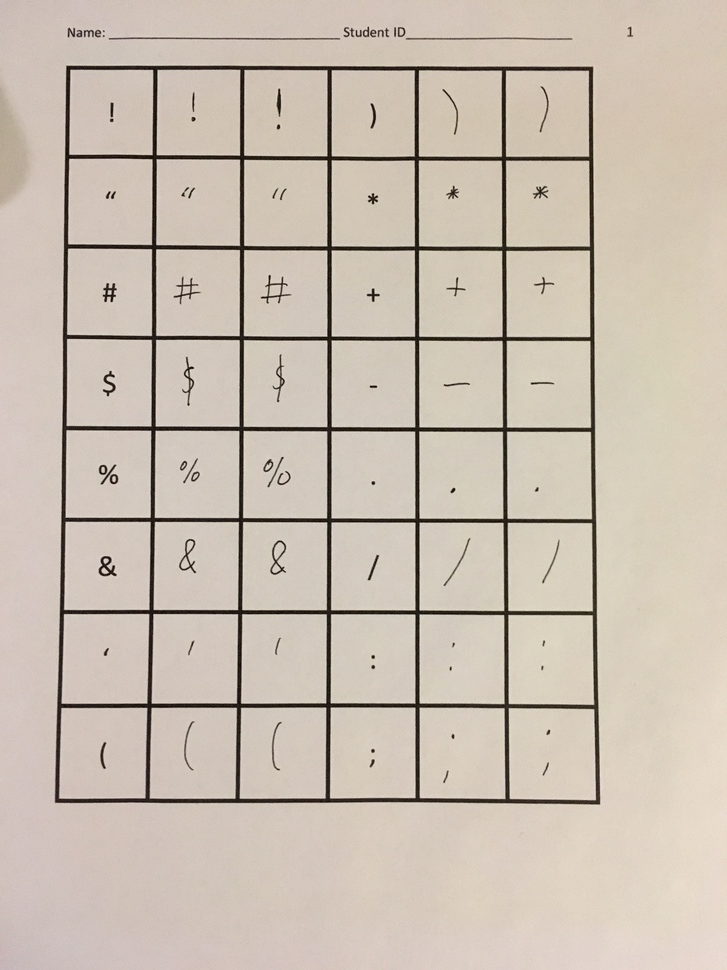
#> input picture dataprocessing/Example.JPG, 727 x 970 px, shrunk from 3024 x 4032 before the run; its folder holds only this picture in this run
$ python processor.py   (older library calls are emulated)
#> lines starting #> are read from the running program, lines starting #| are printed output that depends on the picture; after the words box and inside, x2 and y2 are one past the last pixel; in counts of white or black regions, pixels touching at a corner belong together
### dataprocessing/line_processor.py
"""
Taken from https://stackoverflow.com/questions/45531074/how-to-merge-lines-after-houghlinesp
"""

import cv2
import numpy as np
import math
import matplotlib.image as mpimg

def get_lines(lines_in):
    if cv2.__version__ < '3.0':
        return lines_in[0]
    return [l[0] for l in lines_in]


def process_lines(image_src):
    img = cv2.imread(image_src)
    gray = cv2.cvtColor(img,cv2.COLOR_BGR2GRAY)

    ret, thresh1 = cv2.threshold(gray,127,255,cv2.THRESH_BINARY)

    thresh1 = cv2.bitwise_not(thresh1)

    edges = cv2.Canny(thresh1, threshold1=50, threshold2=200, apertureSize = 3)

    lines = cv2.HoughLinesP(thresh1, rho=1, theta=np.pi/180, threshold=50,
                            minLineLength=50, maxLineGap=30)

    # l[0] - line; l[1] - angle
    for line in get_lines(lines):
        leftx, boty, rightx, topy = line
        cv2.line(img, (leftx, boty), (rightx,topy), (0,0,255), 6)

    # merge lines

    #------------------
    # prepare
    _lines = []
    for _line in get_lines(lines):
        _lines.append([(_line[0], _line[1]),(_line[2], _line[3])])

    # sort
    _lines_x = []
    _lines_y = []
    for line_i in _lines:
        orientation_i = math.atan2((line_i[0][1]-line_i[1][1]),(line_i[0][0]-line_i[1][0]))
        if (abs(math.degrees(orientation_i)) > 45) and abs(math.degrees(orientation_i)) < (90+45):
            _lines_y.append(line_i)
        else:
            _lines_x.append(line_i)

    _lines_x = sorted(_lines_x, key=lambda _line: _line[0][0])
    _lines_y = sorted(_lines_y, key=lambda _line: _line[0][1])

    merged_lines_x = merge_lines_pipeline_2(_lines_x)
    merged_lines_y = merge_lines_pipeline_2(_lines_y)

    merged_lines_all = []
    merged_lines_all.extend(merged_lines_x)
    merged_lines_all.extend(merged_lines_y)
    img_merged_lines = cv2.imread(image_src)
    for line in merged_lines_all:
        cv2.line(img_merged_lines, (line[0][0], line[0][1]), (line[1][0],line[1][1]), (0,0,255), 6)

    return merged_lines_all

def merge_lines_pipeline_2(lines):
    super_lines_final = []
    super_lines = []
    min_distance_to_merge = 30
    min_angle_to_merge = 30

    for line in lines:
        create_new_group = True
        group_updated = False

        for group in super_lines:
            for line2 in group:
                if get_distance(line2, line) < min_distance_to_merge:
                    # check the angle between lines
                    orientation_i = math.atan2((line[0][1]-line[1][1]),(line[0][0]-line[1][0]))
                    orientation_j = math.atan2((line2[0][1]-line2[1][1]),(line2[0][0]-line2[1][0]))

                    if int(abs(abs(math.degrees(orientation_i)) - abs(math.degrees(orientation_j)))) < min_angle_to_merge:
                        #print("angles", orientation_i, orientation_j)
                        #print(int(abs(orientation_i - orientation_j)))
                        group.append(line)

                        create_new_group = False
                        group_updated = True
                        break

            if group_updated:
                break

        if (create_new_group):
            new_group = []
            new_group.append(line)

            for idx, line2 in enumerate(lines):
                # check the distance between lines
                if get_distance(line2, line) < min_distance_to_merge:
                    # check the angle between lines
                    orientation_i = math.atan2((line[0][1]-line[1][1]),(line[0][0]-line[1][0]))
                    orientation_j = math.atan2((line2[0][1]-line2[1][1]),(line2[0][0]-line2[1][0]))

                    if int(abs(abs(math.degrees(orientation_i)) - abs(math.degrees(orientation_j)))) < min_angle_to_merge:
                        #print("angles", orientation_i, orientation_j)
                        #print(int(abs(orientation_i - orientation_j)))

                        new_group.append(line2)

                        # remove line from lines list
                        #lines[idx] = False
            # append new group
            super_lines.append(new_group)


    for group in super_lines:
        super_lines_final.append(merge_lines_segments1(group))

    return super_lines_final

def merge_lines_segments1(lines, use_log=False):
    if(len(lines) == 1):
        return lines[0]

    line_i = lines[0]

    # orientation
    orientation_i = math.atan2((line_i[0][1]-line_i[1][1]),(line_i[0][0]-line_i[1][0]))

    points = []
    for line in lines:
        points.append(line[0])
        points.append(line[1])

    if (abs(math.degrees(orientation_i)) > 45) and abs(math.degrees(orientation_i)) < (90+45):

        #sort by y
        points = sorted(points, key=lambda point: point[1])

        if use_log:
            print("use y")
    else:

        #sort by x
        points = sorted(points, key=lambda point: point[0])

        if use_log:
            print("use x")

    return [points[0], points[len(points)-1]]

# https://docs.scipy.org/doc/scipy/reference/generated/scipy.spatial.distance.cdist.html
# https://stackoverflow.com/questions/32702075/what-would-be-the-fastest-way-to-find-the-maximum-of-all-possible-distances-betw
# [10 lines left out: function lines_close, not called in this run]

def lineMagnitude (x1, y1, x2, y2):
    lineMagnitude = math.sqrt(math.pow((x2 - x1), 2)+ math.pow((y2 - y1), 2))
    return lineMagnitude

#Calc minimum distance from a point and a line segment (i.e. consecutive vertices in a polyline).
# https://nodedangles.wordpress.com/2010/05/16/measuring-distance-from-a-point-to-a-line-segment/
# http://paulbourke.net/geometry/pointlineplane/
def DistancePointLine(px, py, x1, y1, x2, y2):
    #http://local.wasp.uwa.edu.au/~pbourke/geometry/pointline/source.vba
    LineMag = lineMagnitude(x1, y1, x2, y2)

    if LineMag < 0.00000001:
        DistancePointLine = 9999
        return DistancePointLine

    u1 = (((px - x1) * (x2 - x1)) + ((py - y1) * (y2 - y1)))
    u = u1 / (LineMag * LineMag)

    if (u < 0.00001) or (u > 1):
        #// closest point does not fall within the line segment, take the shorter distance
        #// to an endpoint
        ix = lineMagnitude(px, py, x1, y1)
        iy = lineMagnitude(px, py, x2, y2)
        if ix > iy:
            DistancePointLine = iy
        else:
            DistancePointLine = ix
    else:
        # Intersecting point is on the line, use the formula
        ix = x1 + u * (x2 - x1)
        iy = y1 + u * (y2 - y1)
        DistancePointLine = lineMagnitude(px, py, ix, iy)

    return DistancePointLine

def get_distance(line1, line2):
    dist1 = DistancePointLine(line1[0][0], line1[0][1],
                              line2[0][0], line2[0][1], line2[1][0], line2[1][1])
    dist2 = DistancePointLine(line1[1][0], line1[1][1],
                              line2[0][0], line2[0][1], line2[1][0], line2[1][1])
    dist3 = DistancePointLine(line2[0][0], line2[0][1],
                              line1[0][0], line1[0][1], line1[1][0], line1[1][1])
    dist4 = DistancePointLine(line2[1][0], line2[1][1],
                              line1[0][0], line1[0][1], line1[1][0], line1[1][1])


    return min(dist1,dist2,dist3,dist4)

### dataprocessing/processor.py
import line_processor as lp
import cv2 as cv
import math
import numpy as np
from os import listdir
from os.path import isfile, join
import re

page1 = [
 '!', ')', '"', '*', '#', '+', '$', '-', '%', '.', '&', '/', '\'', ':', '(', ';'
]

page2 = [
    '<', '^', '=', '_', '>', '`', '?', '{', '@', '}', '[', '|', '\\', '~', ']', ','
]

classes = {
    ':': 62,
    ';': 63,
    '<': 64,
    '=': 65,
    '>': 66,
    '?': 67,
    '!': 68,
    '"': 69,
    '%': 70,
    '&': 71,
    '\'': 72,
    '(': 73,
    ')': 74,
    '*': 75,
    '+': 76,
    ',': 77,
    '-': 78,
    '.': 79,
    '/': 80,
    '[': 81,
    ']': 82,
    '^': 83,
    '{': 84,
    '|': 85,
    '}': 86,
    '#': 87,
    '$': 88,
    '_': 89,
    '`': 90,
    '@': 91,
    '\\': 92,
    '~': 93
}

def angle(line):
    return math.atan((line[1][1] - line[0][1]) / (line[1][0] - line[0][0]))

def add_to_sorted_list(list, line, direction):
    dimension = 1 if direction == 'horizontal' else 0
    i = 0
    while i < len(list) and list[i][0][dimension] < line[0][dimension]:
        i += 1

    list.insert(i, line)

def process_image_step_1(img, i):
    orig = np.copy(img)
    img = cv.cvtColor(img, cv.COLOR_BGR2HSV)
    img = cv.inRange(img, (0.0, 0.0, 0.0),  (255.0, 255.0, 200.0))
    img = cv.GaussianBlur(img, (0, 0), 1)

    _, contours, _ = cv.findContours(img, cv.RETR_TREE, cv.CHAIN_APPROX_SIMPLE)

    bound_x = bound_y = bound_w = bound_h = 0

    if len(contours) > 0:
        bound_x, bound_y, bound_w, bound_h = cv.boundingRect(contours[0])

    for c in contours:
        x, y, w, h = cv.boundingRect(c)
        if bound_x > x:
            bound_w = bound_w + bound_x - x
            bound_x = x
        if bound_x + bound_w < x + w:
             bound_w = x + w - bound_x
        if bound_y > y:
             bound_h = bound_h + bound_y - y
             bound_y = y
        if bound_y + bound_h < y + h:
             bound_h = y + h - bound_y

    if bound_y <= 1:
        bound_y += 2
    if bound_x <= 1:
        bound_x += 2

    return img, (bound_x-2, bound_y-2, bound_w+2, bound_h+2)

def process_image_step_2(img, size, original_bounds):
    x, y, w, h = original_bounds
    img = img[y:y+h, x:x+w]
    dim = max(int(size), 32)
    if dim % 2 == 1:
        dim += 1
    center = (int(np.size(img, axis=0)/2), int(np.size(img, axis=1)/2))
    square = np.zeros((size, size))

    for i in range(0, np.size(img, axis=0)):
        for j in range(0, np.size(img, axis=1)):
            square[math.floor(dim / 2 - center[0]) + i - 1, math.floor(dim / 2 - center[1]) + j - 1] = img[i, j]
    square = cv.resize(square, (32, 32), interpolation=cv.INTER_CUBIC)

    square *= 255 / np.max(square)
    return square

def remove_min_and_max_if_necessary(list, target_length, argmin_first):
    first_remove = list[0] if argmin_first else list[len(list)-1]
    then_remove = list[len(list)-2] if argmin_first else list[0]
    if len(list) > target_length:
        list.remove(first_remove)
        if len(list) > target_length:
            list.remove(then_remove)
    return list

def get_label(row, col, configuration):
    if configuration == 1:
        label = classes[page1[2*row + (col > 3)]]
    elif configuration == 2:
        label = classes[page2[2*row + (col > 3)]]
    return label

def crop_data(file, configuration):
    images = np.zeros((0, 32, 32))
    labels = np.zeros((0))
    lines = lp.process_lines(file)
#> in process_lines, img is the input picture: shape (970, 727, 3); mean B, G, R 177.6, 190.6, 202.1
#> in process_lines, `ret, thresh1 = cv2.threshold(gray,127,255,cv2.THRESH_BINARY)`:
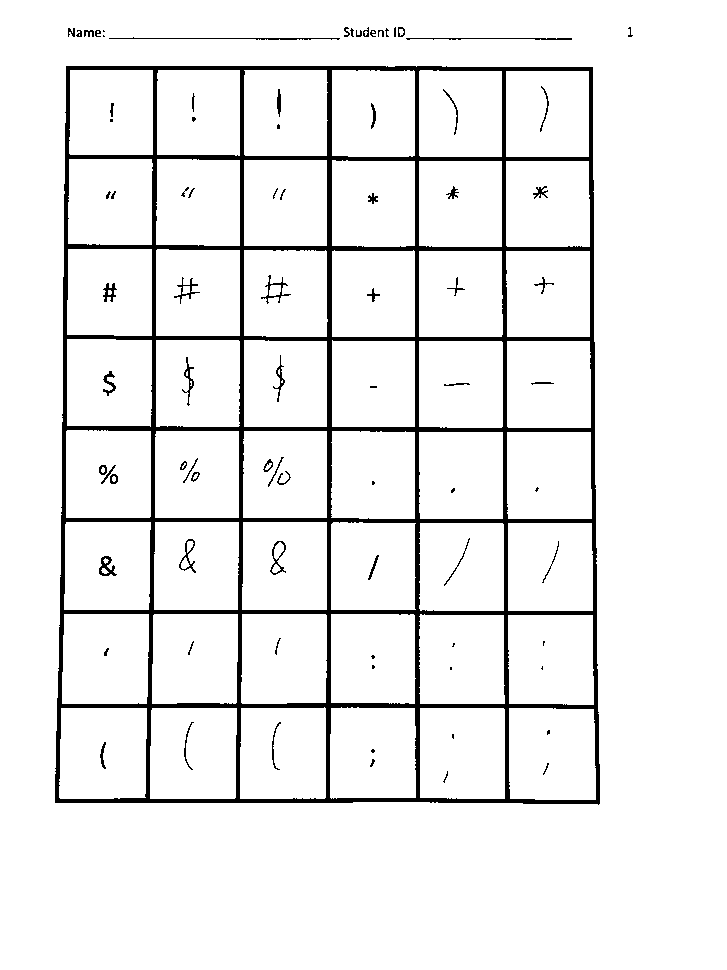
#> thresh1: shape (970, 727); 93.6% white; 85 black regions (24 under 20 px), largest, box (x1, y1, x2, y2) and area: (55, 66, 600, 805) 40640, (109, 37, 340, 40) 279, (406, 38, 572, 40) 213
#> in process_lines, `lines = cv2.HoughLinesP(thresh1, rho=1, theta=np.pi/180, threshold=50,..`: lines = 109 rows, first 6: [328, 802, 328, 38], [416, 801, 416, 38], [330, 733, 330, 38], [418, 801, 418, 38], [505, 802, 505, 38], [58, 802, 69, 119]
#> the loop in process_lines, `for line in get_lines(lines):` made 109 passes
#> after the loop in process_lines, `for line in get_lines(lines):`:
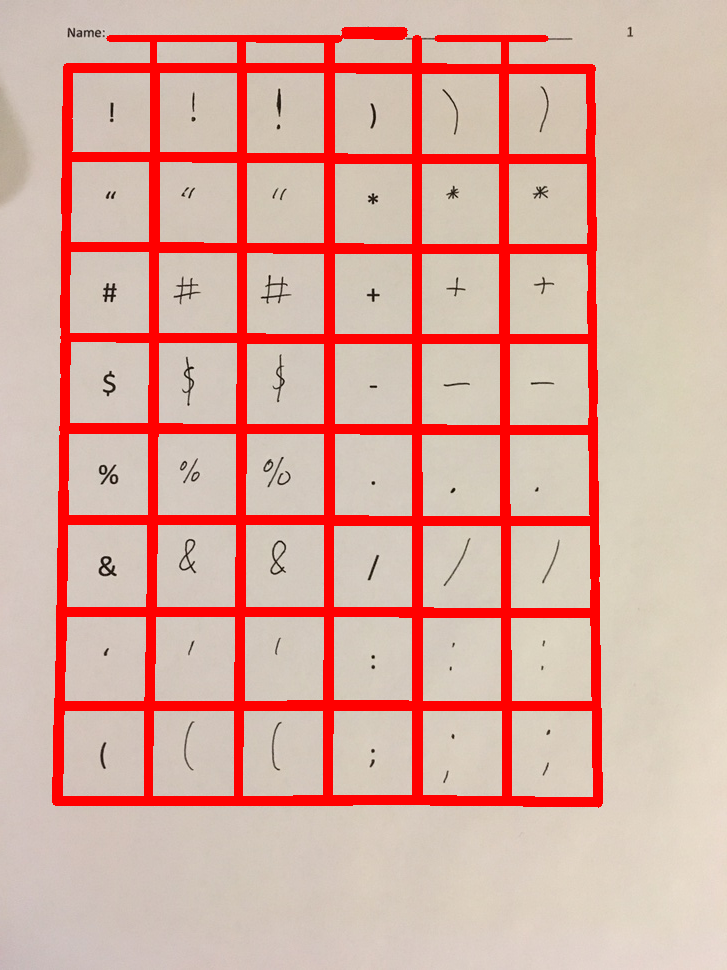
#> img: shape (970, 727, 3); 14.22% of pixels changed, all inside (x1, y1, x2, y2) = (52, 27, 603, 808)
#> the loop in process_lines, `for _line in get_lines(lines):` made 109 passes
#> the loop in process_lines, `for line_i in _lines:` made 109 passes
#> (line_i, orientation_i) on passes 1 to 4: ([(328, 802), (328, 38)], 1.57), ([(416, 801), (416, 38)], 1.57), ([(330, 733), (330, 38)], 1.57), ([(418, 801), (418, 38)], 1.57)
#> the loop in merge_lines_pipeline_2, `for line in lines:` made 57 passes
#> line on passes 2 to 5: [(55, 800), (597, 800)], [(55, 801), (597, 801)], [(57, 707), (597, 707)], [(57, 704), (596, 704)]
#> the loop in merge_lines_pipeline_2, `for group in super_lines:` made 9 passes
#> the loop in merge_lines_pipeline_2 (call 2), `for line in lines:` made 52 passes
#> line on passes 1 to 4: [(589, 70), (594, 403)], [(590, 70), (593, 246)], [(591, 71), (592, 134)], [(589, 129), (596, 576)]
#> the loop in merge_lines_pipeline_2 (call 2), `for group in super_lines:` made 7 passes
#> the loop in process_lines, `for line in merged_lines_all:` made 16 passes
#> line on passes 1 to 4: [(55, 799), (597, 802)], [(57, 707), (597, 707)], [(60, 613), (595, 613)], [(62, 429), (594, 431)]
#> after the loop in process_lines, `for line in merged_lines_all:`:
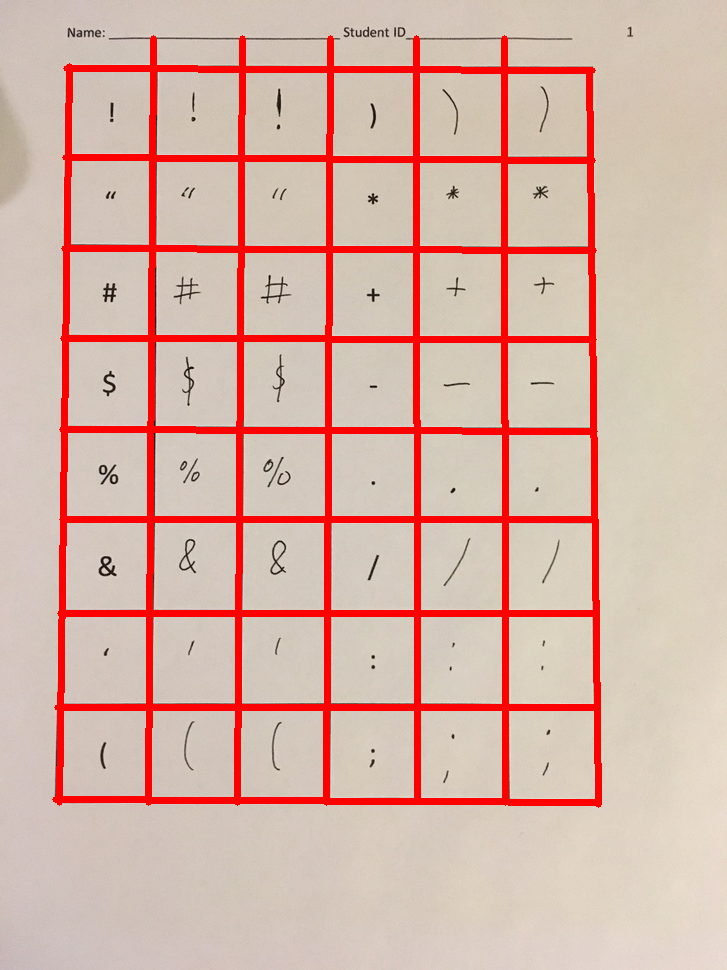
#> img_merged_lines: shape (970, 727, 3); 9.65% of pixels changed, all inside (x1, y1, x2, y2) = (52, 35, 602, 808)
    angle_threshold = 0.1
    img = cv.imread(file)
    vertical = []
    horizontal = []

    max_dim = 0
    bounding_boxes = []
    for l in lines:
        if lp.lineMagnitude(l[0][0], l[0][1], l[1][0], l[1][1]) > 400:
            add_to_sorted_list(horizontal, l, 'horizontal') if abs(angle(l) - 0) < angle_threshold else add_to_sorted_list(vertical, l, 'vertical')
#> this loop made 16 passes
    count = 0

    for l in horizontal:
        cv.line(img, l[0], l[1], (0, 0, 255), 6)
#> this loop made 9 passes
#> l on passes 1 to 4: [(66, 68), (592, 70)], [(65, 157), (592, 160)], [(64, 248), (593, 250)], [(63, 338), (593, 339)]
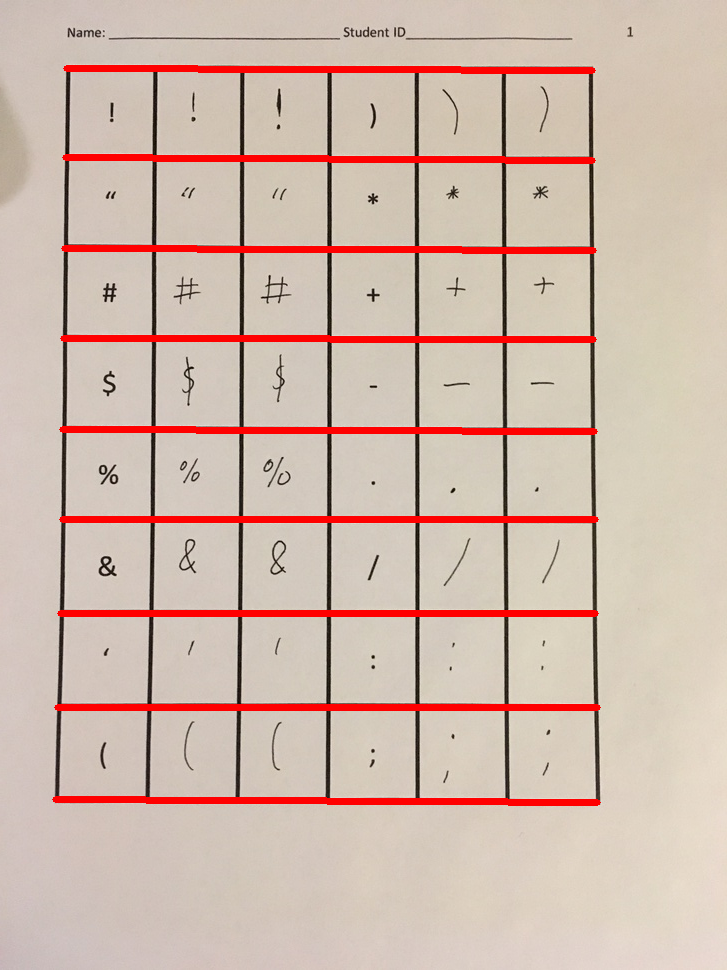
#> img: shape (970, 727, 3); 4.8% of pixels changed, all inside (x1, y1, x2, y2) = (52, 65, 601, 806)
    for l in vertical:
        cv.line(img, l[0], l[1], (0, 0, 255), 6)
#> this loop made 7 passes
#> l on passes 1 to 4: [(69, 66), (59, 802)], [(153, 38), (148, 802)], [(242, 38), (237, 802)], [(330, 38), (326, 802)]
    cv.imwrite('test.jpg', img)
    print(len(horizontal), len(vertical))
#| 9 7

    horizontal = remove_min_and_max_if_necessary(horizontal, 9, True)
    vertical = remove_min_and_max_if_necessary(vertical, 7, False)

    if len(horizontal) != 9 or len(vertical) != 7:
        print("Incorrect number of lines detected in", file)
        print("Skipping; data would likely be incorrect")
        return
    k = 0
    for i in range(1, len(vertical)-1):
        if i != 3:
            left_line = vertical[i]
            right_line = vertical[i+1]
            for j in range(0, len(horizontal) - 1):
                count += 1
                top_line = horizontal[j]
                bottom_line = horizontal[j+1]
                cropped = img[top_line[0][1]+25:bottom_line[0][1]-25, left_line[0][0]+25:right_line[0][0]-25]
                cropped, box = process_image_step_1(cropped, k)
                k += 1
                if np.max(cropped) > 0:
                    bounding_boxes.append((cropped, box, get_label(j, i, configuration)))
                    if max(box[2], box[3]) > max_dim:
                        max_dim = max(box[2], box[3])
#> this loop made 5 passes
    for i in range(0, len(bounding_boxes)):
        img = process_image_step_2(bounding_boxes[i][0], max_dim, bounding_boxes[i][1])
        img = np.reshape(img, (1, 32, 32))
        images = np.append(images, img, axis=0)
        labels = np.append(labels, bounding_boxes[i][2])
#> this loop made 32 passes
#> pass 2, in process_image_step_2 (call 2), `square = cv.resize(square, (32, 32), interpolation=cv.INTER_CUBIC)`:
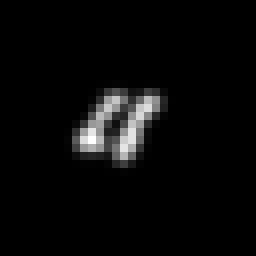
#> square: shape (32, 32) float64 (shown 8 times larger); min -0.855, max 240.8, mean 8.4; drawn with min black and max white

    return images, labels

image_files = [f for f in listdir('.') if isfile(join('.', f)) and re.compile('.+\.(JPE?G|jpe?g)$').match(f)]
all_images = np.zeros((0, 32, 32))
all_labels = np.zeros((0))
for i in range(len(image_files)):
    if i % 1 == 0:
        print(image_files[i], np.shape(all_images), np.shape(all_labels))
    images, labels = crop_data(image_files[i], 2)
    all_images = np.append(all_images, images, axis=0)
    all_labels = np.append(all_labels, labels, axis=0)

np.save('images.npy', all_images)
np.save('labels.npy', all_labels)
